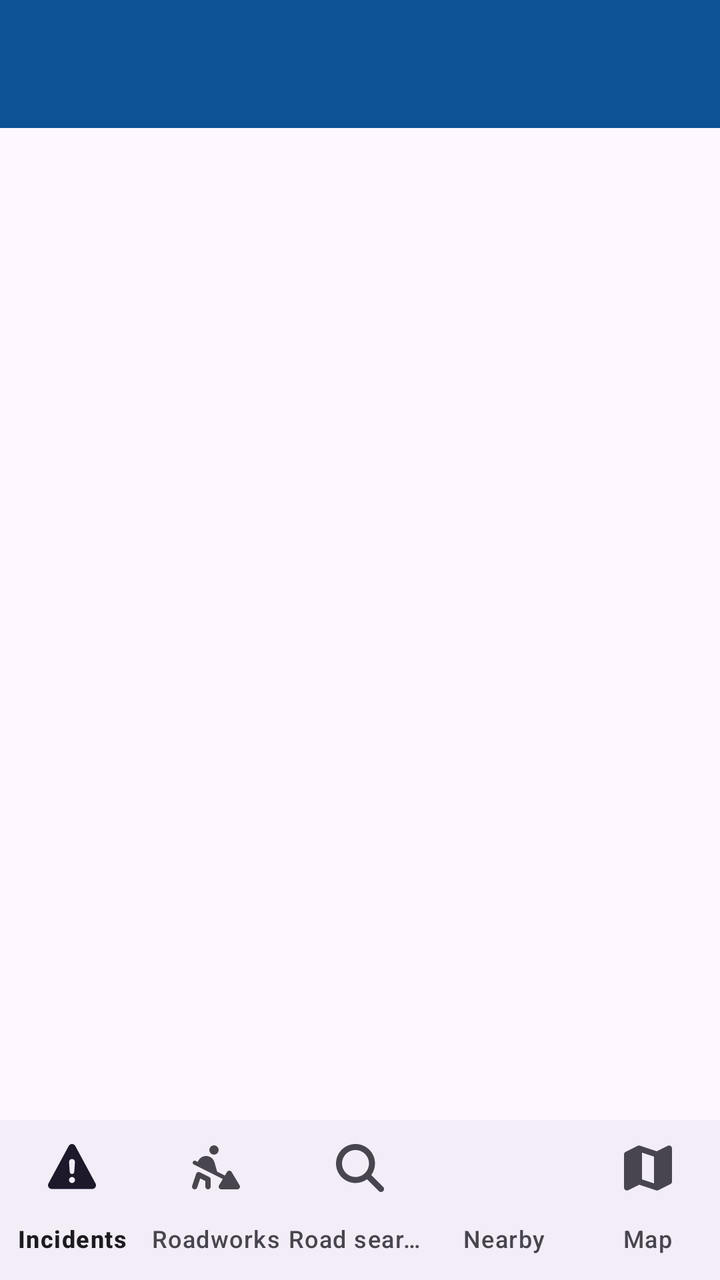
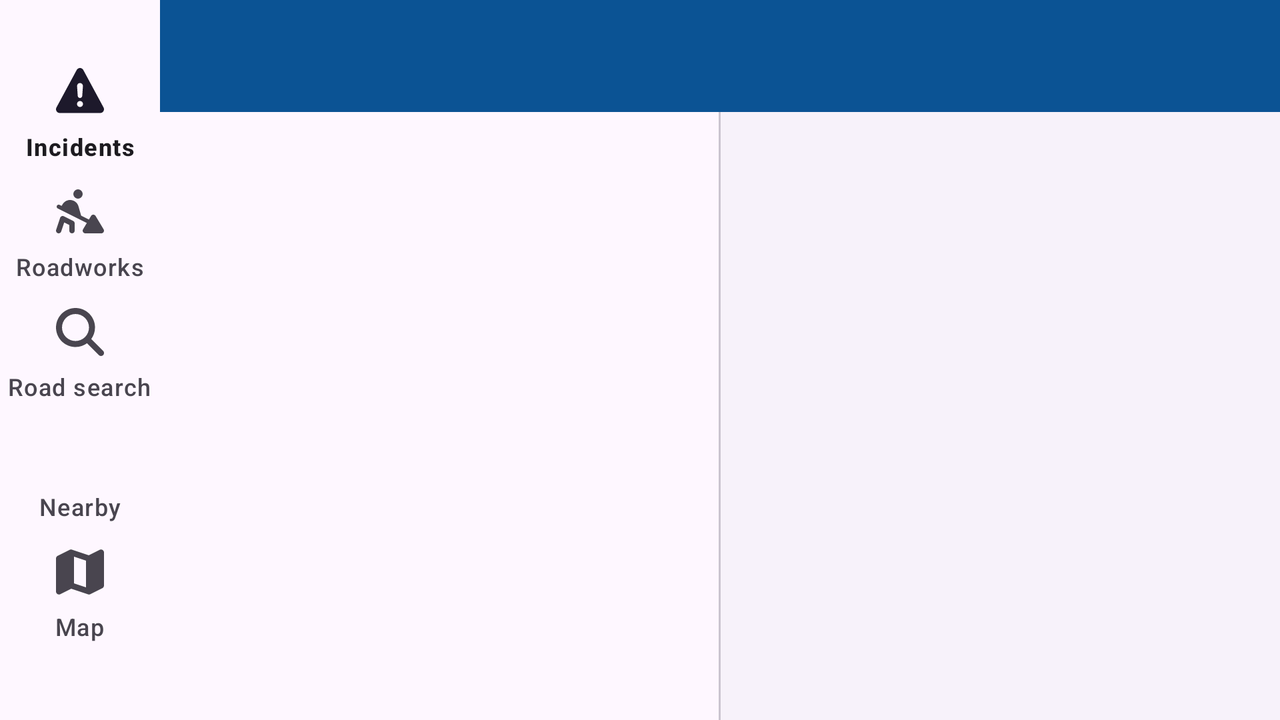

Compare how this app lays out the same screen by default and in its alternative resource folder. The renders come first, then the two layout files and the values they reference.
<!-- AndroidManifest.xml: application theme Theme.TrafficScotland -->
<!-- res/layout/activity_main.xml -->
<?xml version="1.0" encoding="utf-8"?>
<LinearLayout xmlns:android="http://schemas.android.com/apk/res/android"
    xmlns:app="http://schemas.android.com/apk/res-auto"
    android:id="@+id/main"
    android:layout_width="match_parent"
    android:layout_height="match_parent"
    android:orientation="vertical">

    <com.google.android.material.appbar.MaterialToolbar
        android:id="@+id/toolbar"
        android:layout_width="match_parent"
        android:layout_height="?attr/actionBarSize"
        android:background="?attr/colorPrimary"
        android:theme="@style/ThemeOverlay.Material3.Dark.ActionBar"
        app:popupTheme="@style/ThemeOverlay.Material3.Light"
        app:titleTextColor="?attr/colorOnPrimary"
        app:subtitleTextColor="?attr/colorOnPrimary"
        app:subtitleTextAppearance="@style/TextAppearance.Material3.BodySmall" />

    <com.google.android.material.progressindicator.LinearProgressIndicator
        android:id="@+id/progress"
        android:layout_width="match_parent"
        android:layout_height="wrap_content"
        android:indeterminate="true"
        android:visibility="gone" />

    <TextView
        android:id="@+id/banner"
        android:layout_width="match_parent"
        android:layout_height="wrap_content"
        android:background="@color/banner_offline"
        android:drawablePadding="8dp"
        android:gravity="center_vertical"
        android:paddingHorizontal="16dp"
        android:paddingVertical="8dp"
        android:textAppearance="@style/TextAppearance.Material3.BodySmall"
        android:textColor="@android:color/white"
        android:visibility="gone" />

    <FrameLayout
        android:layout_width="match_parent"
        android:layout_height="0dp"
        android:layout_weight="1">

        <androidx.fragment.app.FragmentContainerView
            android:id="@+id/list_container"
            android:layout_width="match_parent"
            android:layout_height="match_parent" />

        <androidx.fragment.app.FragmentContainerView
            android:id="@+id/detail_container"
            android:layout_width="match_parent"
            android:layout_height="match_parent"
            android:background="?attr/colorSurface"
            android:elevation="4dp"
            android:visibility="gone" />
    </FrameLayout>

    <com.google.android.material.bottomnavigation.BottomNavigationView
        android:id="@+id/navigation"
        android:layout_width="match_parent"
        android:layout_height="wrap_content"
        app:labelVisibilityMode="labeled"
        app:menu="@menu/navigation" />
</LinearLayout>
<!-- resources referenced by this layout -->
<resources>
  <color name="banner_offline">#5F6368</color>
  <style name="Theme.TrafficScotland" parent="Base.Theme.TrafficScotland" />
  <style name="Base.Theme.TrafficScotland" parent="Theme.Material3.DayNight.NoActionBar">
          <item name="colorPrimary">@color/brand_primary</item>
          <item name="colorOnPrimary">@color/brand_on_primary</item>
          <item name="colorPrimaryContainer">@color/brand_primary_container</item>
          <item name="colorSecondary">@color/brand_secondary</item>
      </style>
  <color name="brand_primary">#0B5394</color>
  <color name="brand_on_primary">#FFFFFF</color>
  <color name="brand_primary_container">#D3E4FF</color>
  <color name="brand_secondary">#E37400</color>
</resources>
<!-- res/layout-land/activity_main.xml (the repository's variant of the layout above) -->
<!-- drawn on the phone turned sideways -->
<?xml version="1.0" encoding="utf-8"?>
<LinearLayout xmlns:android="http://schemas.android.com/apk/res/android"
    xmlns:app="http://schemas.android.com/apk/res-auto"
    android:id="@+id/main"
    android:layout_width="match_parent"
    android:layout_height="match_parent"
    android:orientation="horizontal">

    
    <androidx.core.widget.NestedScrollView
        android:layout_width="wrap_content"
        android:layout_height="match_parent"
        android:fillViewport="true"
        android:scrollbars="none">

        <com.google.android.material.navigationrail.NavigationRailView
            android:id="@+id/navigation"
            android:layout_width="wrap_content"
            android:layout_height="wrap_content"
            app:labelVisibilityMode="labeled"
            app:menuGravity="center"
            app:menu="@menu/navigation" />
    </androidx.core.widget.NestedScrollView>

    <LinearLayout
        android:layout_width="0dp"
        android:layout_height="match_parent"
        android:layout_weight="1"
        android:orientation="vertical">

        <com.google.android.material.appbar.MaterialToolbar
            android:id="@+id/toolbar"
            android:layout_width="match_parent"
            android:layout_height="56dp"
            android:background="?attr/colorPrimary"
            android:theme="@style/ThemeOverlay.Material3.Dark.ActionBar"
            app:popupTheme="@style/ThemeOverlay.Material3.Light"
            app:titleTextColor="?attr/colorOnPrimary"
            app:subtitleTextColor="?attr/colorOnPrimary"
            app:subtitleTextAppearance="@style/TextAppearance.Material3.BodySmall" />

        <com.google.android.material.progressindicator.LinearProgressIndicator
            android:id="@+id/progress"
            android:layout_width="match_parent"
            android:layout_height="wrap_content"
            android:indeterminate="true"
            android:visibility="gone" />

        <LinearLayout
            android:layout_width="match_parent"
            android:layout_height="0dp"
            android:layout_weight="1"
            android:orientation="horizontal">

            <LinearLayout
                android:layout_width="0dp"
                android:layout_height="match_parent"
                android:layout_weight="1"
                android:orientation="vertical">

                <TextView
                    android:id="@+id/banner"
                    android:layout_width="match_parent"
                    android:layout_height="wrap_content"
                    android:background="@color/banner_offline"
                    android:paddingHorizontal="12dp"
                    android:paddingVertical="6dp"
                    android:textAppearance="@style/TextAppearance.Material3.BodySmall"
                    android:textColor="@android:color/white"
                    android:visibility="gone" />

                <androidx.fragment.app.FragmentContainerView
                    android:id="@+id/list_container"
                    android:layout_width="match_parent"
                    android:layout_height="match_parent" />
            </LinearLayout>

            <View
                android:layout_width="1dp"
                android:layout_height="match_parent"
                android:background="?attr/colorOutlineVariant" />

            <androidx.fragment.app.FragmentContainerView
                android:id="@+id/detail_container"
                android:layout_width="0dp"
                android:layout_height="match_parent"
                android:layout_weight="1"
                android:background="?attr/colorSurfaceContainerLow" />
        </LinearLayout>
    </LinearLayout>
</LinearLayout>
